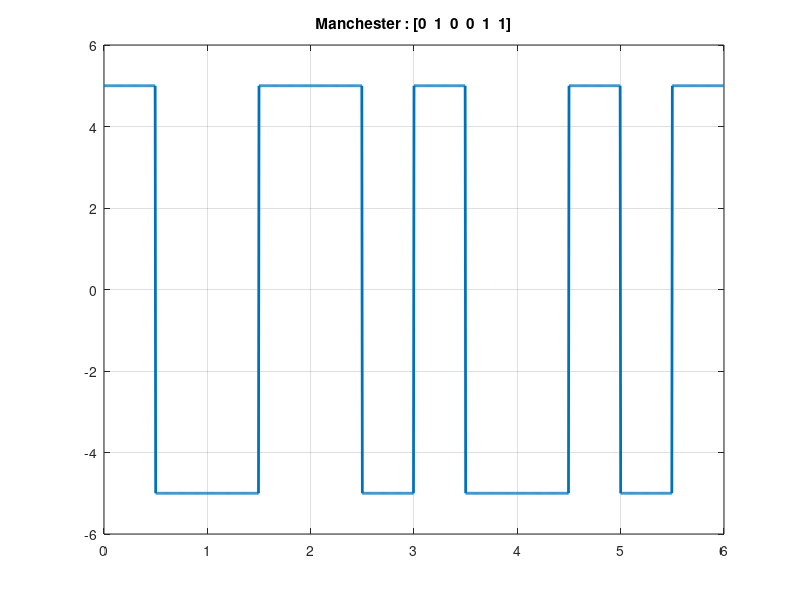

MATLAB code to generate this figure:
clc;
close all;
clear all;

bits = [0,1,0,0,1,1]; 

bitrate = 1;
voltage = 5;

T = length(bits)/bitrate; %total time for bit sequence
n = 200; %sample per bit
N = n * T; %total sample
dt = T / N; %sampling time
t = 0:dt:T-dt; %every time instance
y = zeros(1,length(t)); %output signal

%modulation
for i = 0 : length(bits) - 1
  if(bits(i+1) == 1)
    y(i * n + 1 : (i + 0.5) * n) = -voltage;
    y((i + 0.5) * n + 1 : (i + 1) * n) = voltage;
  else
    y(i * n + 1 : (i + 0.5) * n) = voltage;
    y((i + 0.5) * n + 1 : (i + 1) * n) = -voltage;
  endif
end

plot(t,y,'LineWidth',2);
axis([0 T -voltage-1 voltage+1]);
grid on;
title(['Manchester : [' num2str(bits) ']']);

%demodulation
for i = 1 : length(t)
  if(rem(i,n) == 0 && y(i - n * 0.5) == voltage)
    receiving_bits(i / n) = 0;
    elseif(rem(i,n) == 0 && y(i - n * 0.5) == -voltage)
    receiving_bits(i / n) = 1;
  endif
end
disp("Manchester Decoding : ");
disp(receiving_bits);
